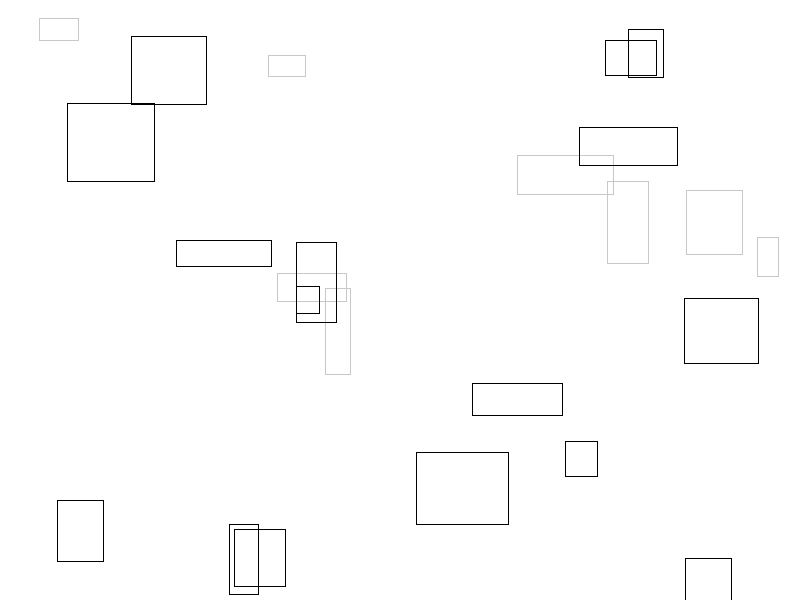
Frame 1 (no input)
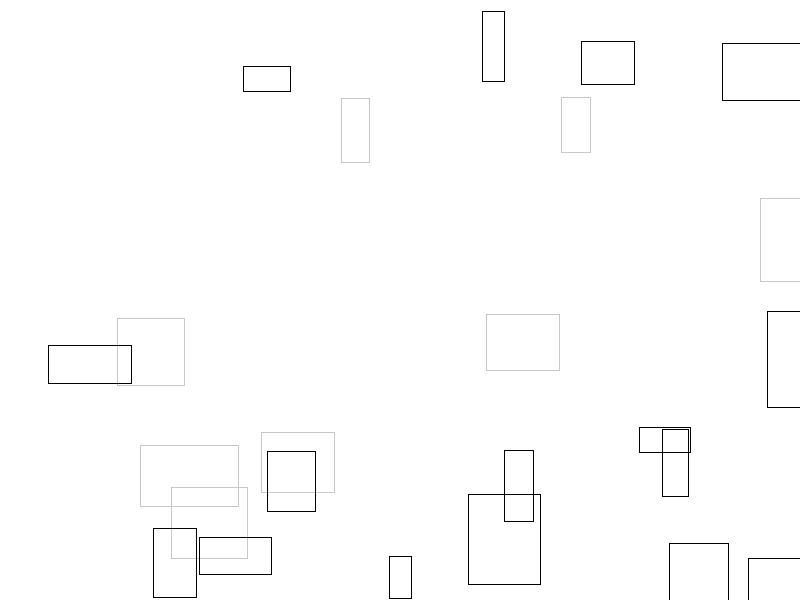
Frame 2 (the mouse pressed at the canvas centre, redrawn once)

The Processing sketch that drew these frames (run headless with seeded random() and noise(); the mouse was pressed at the canvas centre and the sketch redrawn once):

// Processing sketch: text_input
// ── text_input.pde
void setup() {
  size(800, 600); // Set the size of the canvas
  noFill(); // Ensure rectangles are not filled
}

void draw() {
  background(255); // Set a white background

  // Loop to draw 24 rectangles
  for (int i = 0; i < 24; i++) {
    // Randomize the position and size
    float x = random(width);
    float y = random(height);
    float w = random(20, 100); // Width between 20 and 100 pixels
    float h = random(20, 100); // Height between 20 and 100 pixels

    // Set color based on the iteration to create depth illusion
    if (i < 8) {
      stroke(200); // Light grey for the first 8 rectangles
    } else {
      stroke(0); // Black for the rest
    }

    // Draw the rectangle
    rect(x, y, w, h);
  }

  noLoop(); // Draw only once
  save("iteration_1.jpg");
}
